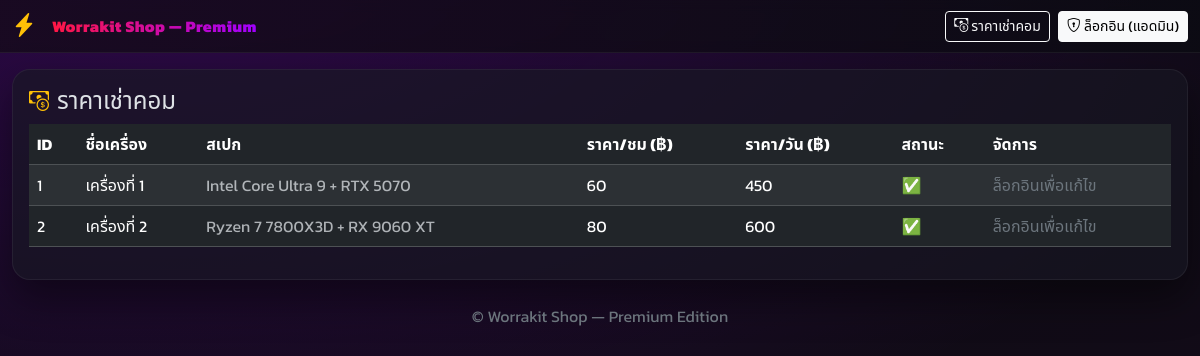
Screenshot of /price with the database file from the repository.
### app.py (models this page shows)
class Computer(db.Model):
    id = db.Column(db.Integer, primary_key=True)
    name = db.Column(db.String(120), nullable=False)
    spec = db.Column(db.String(250), nullable=True)
    rate_hour = db.Column(db.Float, default=0.0)
    rate_day = db.Column(db.Float, default=0.0)
    is_active = db.Column(db.Boolean, default=True)
    rentals = db.relationship("Booking", backref="computer", lazy=True, cascade="all, delete-orphan")

### app.py (the view)
@app.route('/price')
def price():
    comps = Computer.query.order_by(Computer.id.asc()).all()
    return render_template('price.html', computers=comps, brand=BRAND_NAME)

### templates/price.html (shortened to what this page needs)
{% extends "base.html" %}
{% block content %}
<div class="cardx p-3">
  <div class="d-flex align-items-center gap-2 mb-2">
    <i class="bi bi-cash-coin text-warning fs-5"></i>
    <h4 class="m-0">ราคาเช่าคอม</h4>
  </div>
  <div class="table-responsive">
    <table class="table table-dark table-striped align-middle">
      <thead>
        <tr>
          <th>ID</th><th>ชื่อเครื่อง</th><th>สเปก</th><th>ราคา/ชม (฿)</th><th>ราคา/วัน (฿)</th><th>สถานะ</th><th>จัดการ</th>
        </tr>
      </thead>
      <tbody>
        {% for c in computers %}
        <tr>
          <td>{{ c.id }}</td>
          <td>{{ c.name }}</td>
          <td class="text-muted">{{ c.spec }}</td>
          <td>{{ '%.0f'|format(c.rate_hour) }}</td>
          <td>{{ '%.0f'|format(c.rate_day) }}</td>
          <td>{{ '✅' if c.is_active else '⛔' }}</td>
          <td>
            {% if session.get('admin_logged_in') %}
              <a class="btn btn-sm btn-outline-light" href="{{ url_for('edit_computer', cid=c.id) }}"><i class="bi bi-pencil-square"></i> แก้ไข</a>
              <form method="post" action="{{ url_for('delete_computer', cid=c.id) }}" class="d-inline">
                <button class="btn btn-sm btn-outline-light border-0 ms-1" onclick="return confirm('ลบเครื่อง {{ c.name }} และการจองทั้งหมด?')"><i class="bi bi-trash3"></i></button>
              </form>
            {% else %}
              <span class="text-secondary">ล็อกอินเพื่อแก้ไข</span>
            {% endif %}
          </td>
        </tr>
        {% endfor %}
      </tbody>
    </table>
  </div>
</div>
{% endblock %}

### templates/base.html (shortened to what this page needs)
<!doctype html>
<html lang="th" data-bs-theme="dark">
<head>
  <link href="https://cdn.jsdelivr.net/npm/bootstrap@5.3.3/dist/css/bootstrap.min.css" rel="stylesheet">
  <link href="https://cdn.jsdelivr.net/npm/bootstrap-icons@1.11.3/font/bootstrap-icons.css" rel="stylesheet">
</head>
<body>
  <nav class="navbar mb-3">
    <div class="container-fluid">
      <div class="d-flex align-items-center gap-3">
        <i class="bi bi-lightning-charge-fill text-warning fs-4"></i>
        <span class="brand">{{ brand }}</span>
      </div>
      <div class="d-flex gap-2">
        <a class="btn btn-outline-light btn-sm" href="{{ url_for('price') }}"><i class="bi bi-cash-coin"></i> ราคาเช่าคอม</a>
        {% if session.get('admin_logged_in') %}
        <a class="btn btn-neon btn-sm anim-glow" href="{{ url_for('new_booking', date=request.args.get('date') or (day.isoformat() if day else None)) }}"><i class="bi bi-plus-circle"></i> จองเวลา</a>
        <a class="btn btn-warning btn-sm" href="{{ url_for('logout') }}"><i class="bi bi-box-arrow-right"></i> ออกจากระบบ</a>
        {% else %}
        <a class="btn btn-light btn-sm" href="{{ url_for('login', next=request.full_path) }}"><i class="bi bi-shield-lock"></i> ล็อกอิน (แอดมิน)</a>
        {% endif %}
      </div>
    </div>
  </nav>
  <div class="container-fluid">
    {% block content %}{% endblock %}
    <div class="text-center text-secondary my-4">© Worrakit Shop — Premium Edition</div>
  </div>
</body>
</html>

### templates/base.html (style rules this page uses)
:root { --bg1:#0b0b12; --bg2:#150b1a; --neon1:#ff1744; --neon2:#a000ff; --card:#171722; }
* { font-family: 'Kanit', system-ui, -apple-system, Segoe UI, Roboto, 'Noto Sans Thai', sans-serif; }
body { background: radial-gradient(1200px 600px at 10% -10%, rgba(160,0,255,.25), transparent), radial-gradient(1000px 500px at 90% 110%, rgba(255,23,68,.18), transparent), linear-gradient(160deg, var(--bg1), var(--bg2)); min-height:100vh; }
.navbar { background: linear-gradient(90deg, rgba(21,11,26,.8), rgba(11,11,18,.8)); border-bottom: 1px solid rgba(255,255,255,.06); backdrop-filter: blur(6px); }
.brand { font-weight:800; letter-spacing:.4px; background: linear-gradient(90deg, var(--neon1), var(--neon2)); -webkit-background-clip:text; background-clip:text; color:transparent; }
.cardx { background: rgba(23,23,34,.65); border:1px solid rgba(255,255,255,.06); border-radius:18px; box-shadow: 0 18px 40px rgba(0,0,0,.45); }

### rows the page displays
Computer: id "1", name "เครื่องที่ 1", spec "Intel Core Ultra 9 + RTX 5070", rate_hour "60", rate_day "450", is_active "✅"
Computer: id "2", name "เครื่องที่ 2", spec "Ryzen 7 7800X3D + RX 9060 XT", rate_hour "80", rate_day "600", is_active "✅"
